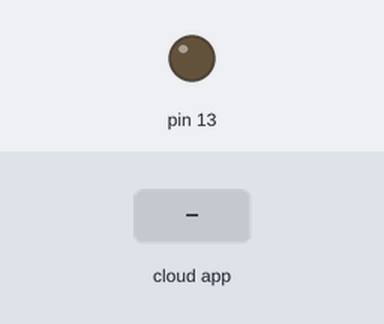
A sketch run on a simulated Arduino Uno, built with avr-gcc and run on an emulated ATmega328P. Parts: output pins drawn as LEDs (lit = HIGH). The test bench sets the inputs (shaded band). The ROS host is connected and sends only what is stated.

Above: at 1.2 s.
1.3 s: the phone or cloud app sets toggle_led to ons
At 1.9 s:
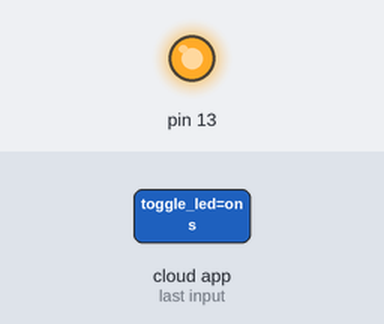
Timing chart, 0 to 4.3 s (numbered marks = the images above; inputs shaded):
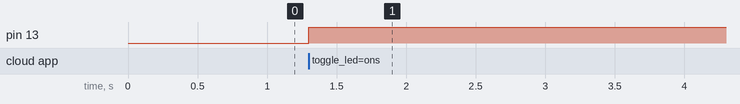

The sketch:

arduino.ino
```cpp
/*
 * This program contains a rosserial subscriber node which makes the arduino a ROS node.
 * The node is subscribing to the rostopic "toggle_led"
 * The message name is toggle_msg of type std_msgs::Strings
 * Turns on the led13 if the recieved message is "ons" ,else turns it off
 * By: @leopauly (meetleopauly@yahoo.com)
 */

#include <ros.h>
#include <std_msgs/String.h>

ros::NodeHandle  nh;
String leodata;

void messageCb(const std_msgs::String& toggle_msg)
{  leodata=toggle_msg.data ;

}

ros::Subscriber<std_msgs::String> sub("toggle_led", &messageCb );

void setup()
{
  pinMode(13, OUTPUT);
  nh.initNode();
  nh.subscribe(sub);

}

void loop()
{
  nh.spinOnce();
  if(leodata == "ons")
  {digitalWrite(13, HIGH);}
  else
  {digitalWrite(13,LOW);}
  delay(1);
}
```

Measured:
- after the input at 1.3 s, pin 13: LOW → HIGH at once
